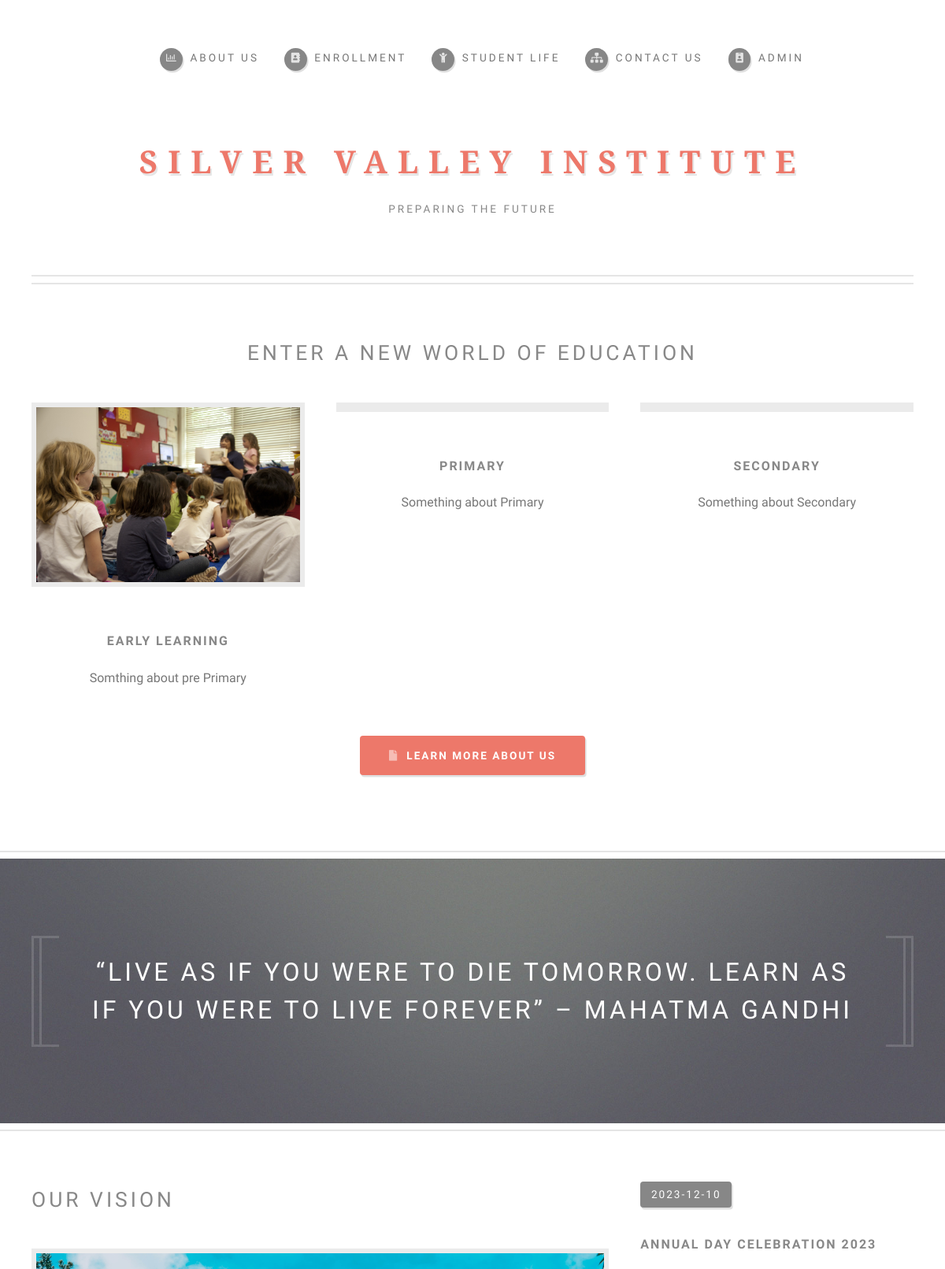
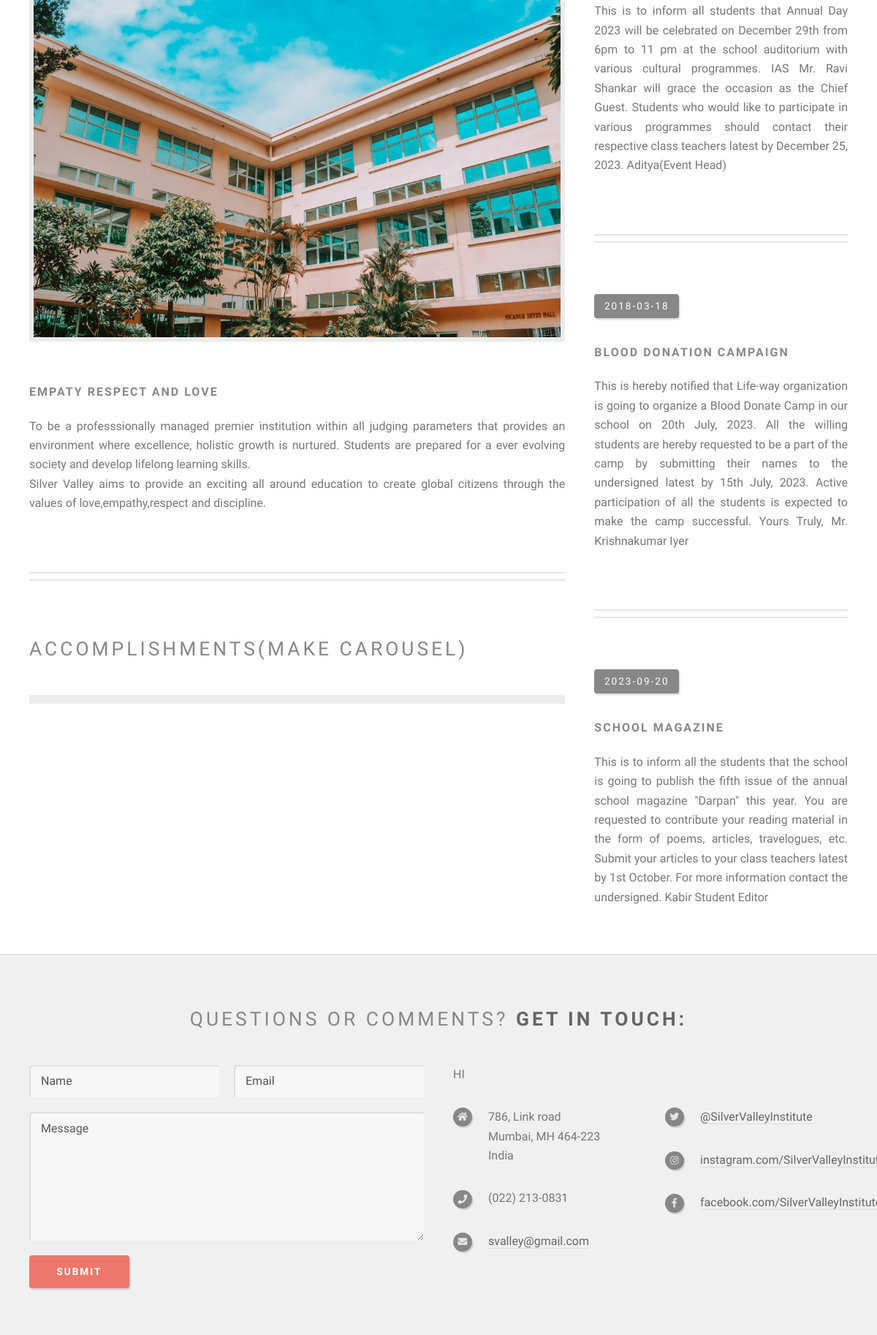
The page / on the database its author committed (2 pictures, top to bottom).
### tables this page shows
CREATE TABLE `notices` (
  `Title` varchar(100) NOT NULL,
  `Dated` date DEFAULT NULL,
  `Content` varchar(2000) DEFAULT NULL
);

### index.php (the view, shortened to what this page needs)
<!DOCTYPE HTML>
<html>
	<head>
		<link rel="stylesheet" href="assets/css/main.css" />
	</head>
	<body class="homepage is-preload">
		<div id="page-wrapper">
				<section id="header">
					<div class="container">
							<h1 id="logo">Silver Valley Institute</h1>
							<p>Preparing the future</p>
							<nav id="nav">
								<ul>
									<li>
										<a href="#" class="icon fa-chart-bar"><span>About us</span></a>
									</li>
									<li><a class="icon solid fa-address-book" href="enrollment.html"><span>Enrollment</span></a></li>
									<li><a class="icon solid fa-child" href="right-sidebar.html"><span>Student Life</span></a></li>
									<li><a class="icon solid fa-sitemap" href="#footer"><span>Contact us</span></a></li>
									<li><a class="icon solid fa-id-badge" href="login.php"><span>Admin</span></a></li>
								</ul>
							</nav>
					</div>
				</section>
				<section id="features">
					<div class="container">
						<header>
							<h2>Enter a new world of Education</h2>
						</header>
						<div class="row aln-center">
							<div class="col-4 col-6-medium col-12-small">
									<section>
										<a href="#" class="image featured"><img src="images/kindergarten.jpg" alt="" /></a>
										<header>
											<h3>Early Learning</h3>
										</header>
										<p>Somthing about pre Primary</p>
									</section>
							</div>
							<div class="col-4 col-6-medium col-12-small">
									<section>
										<a href="#" class="image featured"><img src="images/Primary.jpg" alt="" /></a>
										<header>
											<h3>Primary</h3>
										</header>
										<p>Something about Primary</p>
									</section>
							</div>
							<div class="col-4 col-6-medium col-12-small">
									<section>
										<a href="#" class="image featured"><img src="images/Secondary.jpg" alt="" /></a>
										<header>
											<h3>Secondary</h3>
										</header>
										<p>Something about Secondary</p>
									</section>
							</div>
							<div class="col-12">
								<ul class="actions">
									<li><a href="#" class="button icon solid fa-file">Learn more about us</a></li>
								</ul>
							</div>
						</div>
					</div>
				</section>
				<section id="banner">
					<div class="container">
						<p>“Live as if you were to die tomorrow. Learn as if you were to live forever” – Mahatma Gandhi</p>
					</div>
				</section>
				<section id="main">
					<div class="container">
						<div class="row">
								<div id="content" class="col-8 col-12-medium">
										<article class="box post">
											<header>
												<h2><a href="#">Our Vision</a></h2>
											</header>
											<a href="#" class="image featured"><img src="images/s_building.jpg" alt="" /></a>
											<h3>Empaty Respect and Love</h3>
											<p>To be a professsionally managed premier institution within all judging parameters
												that provides an environment where excellence, holistic growth is nurtured.
												Students are prepared for a ever evolving society and develop lifelong learning skills.<br>
												Silver Valley aims to provide an exciting all around education to create global citizens
												 through the values of love,empathy,respect and discipline.
											</p>
										</article>
										<article class="box post">
											<header>
												<h2><a href="#">Accomplishments(Make carousel)</a></h2>
											</header>
											<a href="#" class="image featured"><img src="#" alt="" /></a>
										</article>
								</div>
								<div id="sidebar" class="col-4 col-12-medium">
								<?php
							include('config.php');
							$sql = 'SELECT * FROM notices';
							$result = mysqli_query($conn,$sql);
							$notices = mysqli_fetch_all($result,MYSQLI_ASSOC);
								?>
								<?php foreach($notices as $notice){?>
										<section>
											<ul class="divided">
												<li>
														<article class="box excerpt">
															<header>
																<span class="date"><?php echo htmlspecialchars($notice['Dated']);?></span>
																<h3><a href="#"><?php echo htmlspecialchars($notice['Title']);?></a></h3>
															</header>
															<p><?php echo htmlspecialchars($notice['Content']);?></p>
														</article>
												</li>
											</ul>
										</section>
										<?php }?>
								</div>
						</div>
					</div>
				</section>
				<section id="footer">
					<div class="container">
						<header>
							<h2>Questions or comments? <strong>Get in touch:</strong></h2>
						</header>
						<div class="row">
							<div class="col-6 col-12-medium">
								<section>
									<form method="POST" action="contact_us.php">
										<div class="row gtr-50">
											<div class="col-6 col-12-small">
												<input name="name" placeholder="Name" type="text" required>
											</div>
											<div class="col-6 col-12-small">
												<input name="email" placeholder="Email" type="text" required>
											</div>
											<div class="col-12">
												<textarea name="message" placeholder="Message" required></textarea>
											</div>
											<div class="col-12">
												<input type="submit" class="btn btn-primary">
											</div>
										</div>
									</form>
								</section>
							</div>
							<div class="col-6 col-12-medium">
								<section>
									<p>HI</p>
									<div class="row">
										<div class="col-6 col-12-small">
											<ul class="icons">
												<li class="icon solid fa-home">
												786, Link road<br />
												Mumbai, MH 464-223<br />
												India
												</li>
												<li class="icon solid fa-phone">
													(022) 213-0831
												</li>
												<li class="icon solid fa-envelope">
													<a href="#">svalley@gmail.com</a>
												</li>
											</ul>
										</div>
										<div class="col-6 col-12-small">
											<ul class="icons">
												<li class="icon brands fa-twitter">
													<a href="#">@SilverValleyInstitute</a>
												</li>
												<li class="icon brands fa-instagram">
													<a href="#">instagram.com/SilverValleyInstitute</a>
												</li>
												<li class="icon brands fa-facebook-f">
													<a href="#">facebook.com/SilverValleyInstitute</a>
												</li>
											</ul>
										</div>
									</div>
								</section>
							</div>
						</div>
					</div>
				</section>
		</div>
	</body>
</html>

### rows shown on the page
notices: Dated "2023-12-10", Title "ANNUAL DAY CELEBRATION 2023", Content "This is to inform all students that Annual Day 2023 will be celebrated on December 29th from 6pm to 11 pm at the school auditorium with various cultural programmes. IAS Mr. Ravi Shankar will grace the occasion as the Chief Guest. Students who would like to participate in various programmes should contact their respective class teachers latest by December 25, 2023. Aditya(Event Head)"
notices: Dated "2018-03-18", Title "BLOOD DONATION CAMPAIGN", Content "This is hereby notified that Life-way organization is going to organize a Blood Donate Camp in our school on 20th July, 2023. All the willing students are hereby requested to be a part of the camp by submitting their names to the undersigned latest by 15th July, 2023. Active participation of all the students is expected to make the camp successful. Yours Truly, Mr. Krishnakumar Iyer"
notices: Dated "2023-09-20", Title "SCHOOL MAGAZINE", Content "This is to inform all the students that the school is going to publish the fifth issue of the annual school magazine \"Darpan\" this year. You are requested to contribute your reading material in the form of poems, articles, travelogues, etc. Submit your articles to your class teachers latest by 1st October. For more information contact the undersigned. Kabir Student Editor"
